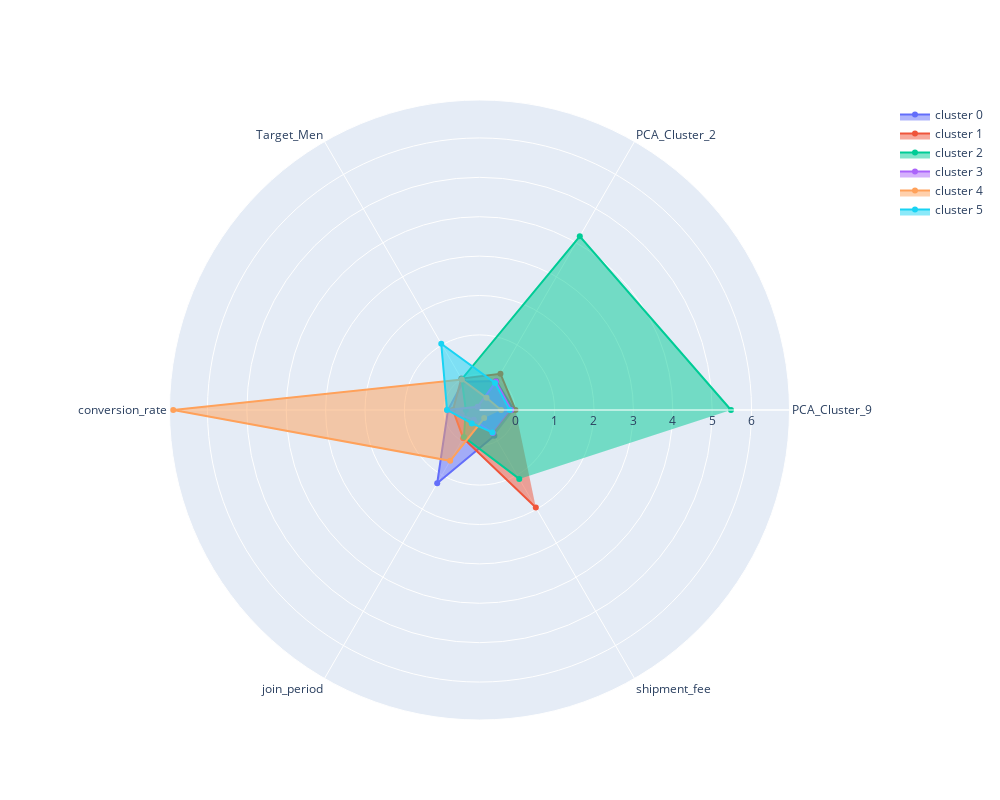

The notebook cell this image was saved under:
### Code cell
import plotly.graph_objects as go

def plot_radar_from_centroid(df_centroids):
  fig = go.Figure()
  categories = df_centroids.columns
  for row in df_centroids.iterrows():
    fig.add_trace(go.Scatterpolar(
        r=row[1].tolist(),
        theta=categories,
        fill='toself',
        name='cluster {}'.format(row[0])
    ))

  fig.update_layout(
      autosize=False,
      width=1000,
      height=800,
  )
  fig.show()
  
plot_radar_from_centroid(df_centroids)

### Figure 1 — Plotly figure (JSON) as saved in the notebook; plotly's stock layout.template omitted (floating-point values rounded to 4 significant figures)
{"data": [{"fill": "toself", "name": "cluster 0", "r": [-0.03016, -0.05586, -0.07552, -0.1064, 1.241, -0.1517], "theta": ["PCA_Cluster_9", "PCA_Cluster_2", "Target_Men", "conversion_rate", "join_period", "shipment_fee"], "type": "scatterpolar"}, {"fill": "toself", "name": "cluster 1", "r": [0.006111, 0.1573, 0.01383, -0.2313, -0.08038, 1.952], "theta": ["PCA_Cluster_9", "PCA_Cluster_2", "Target_Men", "conversion_rate", "join_period", "shipment_fee"], "type": "scatterpolar"}, {"fill": "toself", "name": "cluster 2", "r": [5.478, 4.186, -0.003015, -0.5588, -0.1157, 1.113], "theta": ["PCA_Cluster_9", "PCA_Cluster_2", "Target_Men", "conversion_rate", "join_period", "shipment_fee"], "type": "scatterpolar"}, {"fill": "toself", "name": "cluster 3", "r": [-0.1029, -0.07264, -0.8111, -0.08671, -0.617, -0.2324], "theta": ["PCA_Cluster_9", "PCA_Cluster_2", "Target_Men", "conversion_rate", "join_period", "shipment_fee"], "type": "scatterpolar"}, {"fill": "toself", "name": "cluster 4", "r": [-0.359, -0.5501, -0.01039, 6.868, 0.5832, -0.6688], "theta": ["PCA_Cluster_9", "PCA_Cluster_2", "Target_Men", "conversion_rate", "join_period", "shipment_fee"], "type": "scatterpolar"}, {"fill": "toself", "name": "cluster 5", "r": [-0.1384, -0.115, 1.035, -0.08209, -0.5125, -0.2501], "theta": ["PCA_Cluster_9", "PCA_Cluster_2", "Target_Men", "conversion_rate", "join_period", "shipment_fee"], "type": "scatterpolar"}], "layout": {"autosize": false, "height": 800, "width": 1000}}
